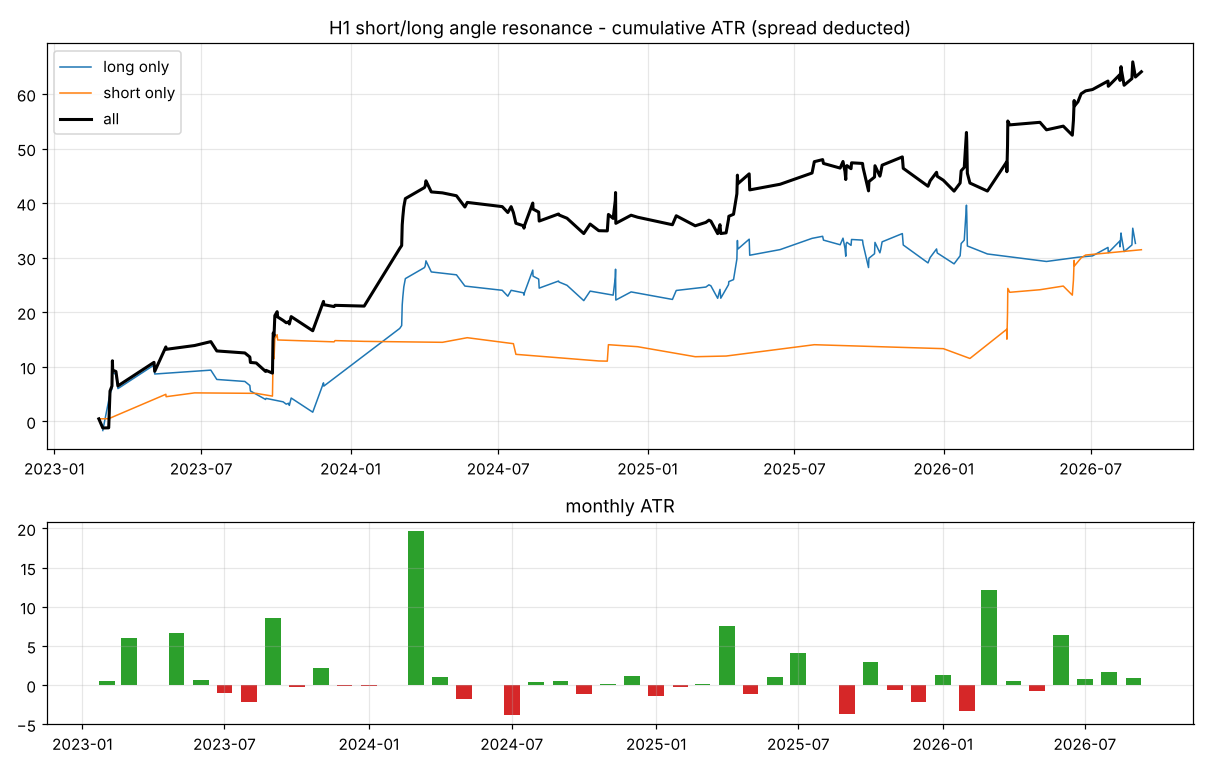

Generate this figure with Python:
"""第二十二部分：H1「短陡長陡同向」共振的逐筆交易。
參數沿用 part22_angle.py 的 H1 8/64、短 ≥ 0.8、長 ≥ 0.8 百分位、抱 8 根，不再調整。
訊號在第 t 根 H1 收完時成立 → 第 t+1 根開盤進場 → 進場後第 8 根收盤出場（持有 8 小時）。
持倉中不重複進場。損益扣點差（進場當根 spread × 0.01）。輸出 part22_trades.csv、part22_trades.png。
"""
import numpy as np
import pandas as pd
import matplotlib
matplotlib.use("Agg")
import matplotlib.pyplot as plt
from load import load
from part22_angle import build, quant_rank

HOLD = 8


def trades(h1):
    X = build(h1, 8, 64, 16)
    rs, rl = quant_rank(X.angs.abs()), quant_rank(X.angl.abs())
    sig = (rs >= .8) & (rl >= .8) & (np.sign(X.angs) == np.sign(X.angl))
    d = h1.loc[X.index]
    o, hi, lo, c = (d[k].to_numpy() for k in ("open", "high", "low", "close"))
    pos_sig = np.flatnonzero(sig.to_numpy())
    rows, free = [], 0
    for p in pos_sig:
        e = p + 1
        x = e + HOLD - 1
        if e < free or x >= len(d):
            continue
        s = 1 if X.angs.iat[p] > 0 else -1
        atr = X.atr.iat[p]
        cost = d.spread.iat[e] * 0.01
        pnl = s * (c[x] - o[e]) - cost
        mfe = (hi[e:x + 1].max() - o[e]) if s > 0 else (o[e] - lo[e:x + 1].min())
        mae = (o[e] - lo[e:x + 1].min()) if s > 0 else (hi[e:x + 1].max() - o[e])
        rows.append(dict(signal_time=d.index[p], entry_time=d.index[e], exit_time=d.index[x] + pd.Timedelta("1h"),
                         dir="多" if s > 0 else "空", entry=o[e], exit=c[x], atr=round(atr, 2),
                         ang_short=round(X.angs.iat[p], 1), ang_long=round(X.angl.iat[p], 1),
                         pnl_usd=round(pnl, 2), pnl_atr=round(pnl / atr, 3),
                         mfe_atr=round(mfe / atr, 3), mae_atr=round(mae / atr, 3), cost_usd=round(cost, 2)))
        free = x + 1
    return pd.DataFrame(rows)


def stats(T, label):
    r = T.pnl_atr
    eq = r.cumsum()
    gp, gl = r[r > 0].sum(), -r[r < 0].sum()
    print(f"{label:<10s} 筆數 {len(r):4d}  勝率 {(r > 0).mean():.2f}  平均 {r.mean():+.3f} ATR  t {r.mean() / r.std() * np.sqrt(len(r)):+.2f}  "
          f"PF {gp / gl:.2f}  平均賺 {r[r > 0].mean():+.2f} / 平均賠 {r[r < 0].mean():+.2f}  累計 {r.sum():+.1f} ATR  "
          f"最大回撤 {(eq.cummax() - eq).max():.1f} ATR  最大連虧 {max_streak(r < 0)}  美元合計 {T.pnl_usd.sum():+.0f}")


def max_streak(b):
    m = k = 0
    for v in b:
        k = k + 1 if v else 0
        m = max(m, k)
    return m


if __name__ == "__main__":
    pd.set_option("display.width", 200)
    m15 = load("data/XAUUSD_M15_2023_2026.csv")
    h1 = m15.resample("1h", label="left", closed="left").agg(
        {"open": "first", "high": "max", "low": "min", "close": "last", "tickvol": "sum", "spread": "max"}).dropna()
    T = trades(h1)
    T.to_csv("part22_trades.csv", index=False)
    print("H1 共振（短 8 / 長 64，雙 ≥ 0.8 百分位，同向）：下一根開盤進、持有 8 小時收盤出，扣點差\n")
    stats(T, "全部")
    for k, g in T.groupby("dir"):
        stats(g, k)
    for y, g in T.groupby(T.entry_time.dt.year):
        stats(g, str(y))
    print("\n逐月（ATR 合計 / 筆數）")
    m = T.groupby(T.entry_time.dt.to_period("M")).pnl_atr.agg(["sum", "count"])
    print(m.round(2).T.to_string())
    print(f"正月 {(m['sum'] > 0).sum()}/{len(m)}")
    print("\n單筆分布（ATR）：", T.pnl_atr.quantile([.05, .25, .5, .75, .95]).round(2).to_dict())
    print("MFE 中位", T.mfe_atr.median().round(2), " MAE 中位", T.mae_atr.median().round(2),
          " MAE ≥ 1 ATR 比例", (T.mae_atr >= 1).mean().round(2))
    print("前 10 大賺 / 賠占總和：", round(T.pnl_atr.nlargest(10).sum(), 1), round(T.pnl_atr.nsmallest(10).sum(), 1),
          "去掉最大 10 筆後平均", round(T.pnl_atr.drop(T.pnl_atr.nlargest(10).index).mean(), 3))
    print("進場時段（伺服器時間）平均 ATR / 筆數：")
    print(T.groupby(T.entry_time.dt.hour).pnl_atr.agg(["mean", "count"]).round(2).T.to_string())
    print("\n最近 15 筆：")
    print(T.tail(15)[["entry_time", "dir", "entry", "exit", "pnl_usd", "pnl_atr", "mfe_atr", "mae_atr"]].to_string(index=False))

    fig, ax = plt.subplots(2, 1, figsize=(11, 7), gridspec_kw={"height_ratios": [2, 1]})
    for k, g in T.groupby("dir"):
        ax[0].plot(g.entry_time, g.pnl_atr.cumsum(), label=f"{'long' if k == '多' else 'short'} only", lw=1)
    ax[0].plot(T.entry_time, T.pnl_atr.cumsum(), label="all", lw=2, color="k")
    ax[0].set_title("H1 short/long angle resonance - cumulative ATR (spread deducted)")
    ax[0].legend(); ax[0].grid(alpha=.3)
    ax[1].bar(m.index.to_timestamp(), m["sum"], width=20, color=np.where(m["sum"] > 0, "tab:green", "tab:red"))
    ax[1].set_title("monthly ATR"); ax[1].grid(alpha=.3)
    fig.tight_layout(); fig.savefig("part22_trades.png", dpi=110)
